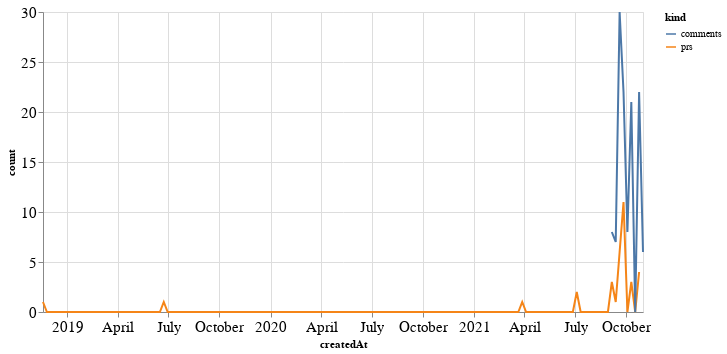

Write notebook code for a chart like this one.
### Code cell
alt.Chart(total_time, width=600).mark_line().encode(
    x='createdAt',
    y='count',
    color='kind'
)

### Figure 1 — Vega-Lite specification as saved in the notebook (floating-point values rounded to 4 significant figures; data arrays with more than 128 entries replaced by an {"elided": "..."} marker saying what was removed)
{"config": {"axisLeft": {"labelFontSize": 15}, "axisBottom": {"labelFontSize": 15}}, "data": {"name": "data-7d46722aef20142e6b4d78624e197e2b"}, "mark": "line", "encoding": {"color": {"type": "nominal", "field": "kind"}, "x": {"type": "temporal", "field": "createdAt"}, "y": {"type": "quantitative", "field": "count"}}, "width": 600, "$schema": "https://vega.github.io/schema/vega-lite/v4.8.1.json", "datasets": {"data-7d46722aef20142e6b4d78624e197e2b": {"elided": "310 records"}}}
